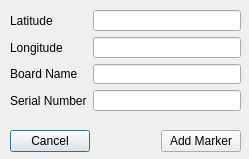
<?xml version="1.0" encoding="UTF-8"?>
<ui version="4.0">
 <class>add_marker</class>
 <widget class="QDialog" name="add_marker">
  <property name="geometry">
   <rect>
    <x>0</x>
    <y>0</y>
    <width>249</width>
    <height>159</height>
   </rect>
  </property>
  <property name="windowTitle">
   <string>Dialog</string>
  </property>
  <widget class="QWidget" name="">
   <property name="geometry">
    <rect>
     <x>10</x>
     <y>130</y>
     <width>231</width>
     <height>22</height>
    </rect>
   </property>
   <layout class="QHBoxLayout" name="horizontalLayout">
    <item>
     <widget class="QPushButton" name="pbCancel">
      <property name="text">
       <string>Cancel</string>
      </property>
     </widget>
    </item>
    <item>
     <spacer name="horizontalSpacer">
      <property name="orientation">
       <enum>Qt::Horizontal</enum>
      </property>
      <property name="sizeHint" stdset="0">
       <size>
        <width>40</width>
        <height>20</height>
       </size>
      </property>
     </spacer>
    </item>
    <item>
     <widget class="QPushButton" name="pbAddMarker">
      <property name="text">
       <string>Add Marker</string>
      </property>
     </widget>
    </item>
   </layout>
  </widget>
  <widget class="QWidget" name="">
   <property name="geometry">
    <rect>
     <x>10</x>
     <y>10</y>
     <width>231</width>
     <height>101</height>
    </rect>
   </property>
   <layout class="QFormLayout" name="formLayout">
    <item row="0" column="0">
     <widget class="QLabel" name="label">
      <property name="text">
       <string>Latitude</string>
      </property>
     </widget>
    </item>
    <item row="0" column="1">
     <widget class="QLineEdit" name="Latitude"/>
    </item>
    <item row="1" column="0">
     <widget class="QLabel" name="label_2">
      <property name="text">
       <string>Longitude</string>
      </property>
     </widget>
    </item>
    <item row="1" column="1">
     <widget class="QLineEdit" name="Longitude"/>
    </item>
    <item row="2" column="0">
     <widget class="QLabel" name="label_3">
      <property name="text">
       <string>Board Name</string>
      </property>
     </widget>
    </item>
    <item row="2" column="1">
     <widget class="QLineEdit" name="BoardName"/>
    </item>
    <item row="3" column="0">
     <widget class="QLabel" name="label_4">
      <property name="text">
       <string>Serial Number</string>
      </property>
     </widget>
    </item>
    <item row="3" column="1">
     <widget class="QLineEdit" name="SerialNumber"/>
    </item>
   </layout>
  </widget>
 </widget>
 <resources/>
 <connections/>
</ui>
